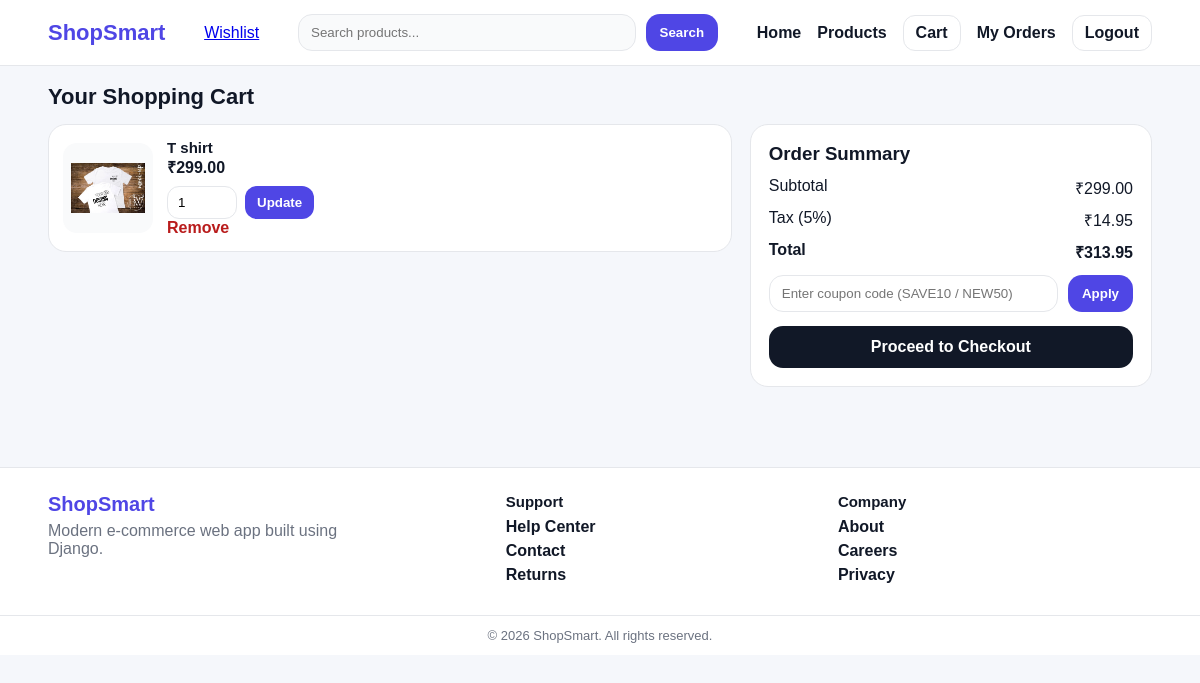
The app's page /cart/ (signed in) with its own data.
### store/models.py (models this page shows, shortened)
class CartItem(models.Model):
    cart = models.ForeignKey(Cart, on_delete=models.CASCADE, related_name="items")
    product = models.ForeignKey(Product, on_delete=models.CASCADE)
    quantity = models.PositiveIntegerField(default=1)

class Product(models.Model):
    category = models.ForeignKey(Category, on_delete=models.CASCADE, related_name="products")
    name = models.CharField(max_length=200)
    price = models.DecimalField(max_digits=10, decimal_places=2)
    description = models.TextField()
    image = models.ImageField(upload_to="products/", blank=True, null=True)
    stock = models.PositiveIntegerField(default=1)

### store/views.py (the view, shortened to what this page needs)
# urls.py: path("cart/", views.cart_view, name="cart"),
@login_required
def cart_view(request):
    cart, created = Cart.objects.get_or_create(user=request.user)
    items = cart.items.all()
    subtotal = sum(item.product.price * item.quantity for item in items)
    tax = subtotal * Decimal("0.05")
    discount = Decimal("0.00")
    coupon_message = ""
    applied_code = request.session.get("coupon_code")
    total = subtotal + tax - discount
    return render(request, "store/cart.html", {
        "items": items,
        "subtotal": subtotal,
        "tax": tax,
        "discount": discount,
        "total": total,
        "coupon_message": coupon_message,
        "applied_code": applied_code
    })

### store/templates/store/cart.html (shortened to what this page needs)
{% extends "store/base.html" %}
{% block content %}
<div class="container">
  <h2 class="cart-title">Your Shopping Cart</h2>
  {% if items %}
  <div class="cart-wrapper">
    <div class="cart-items">
      {% for item in items %}
      <div class="cart-item">
        <div class="cart-item-img">
          {% if item.product.image %}
            <img src="{{ item.product.image.url }}" alt="{{ item.product.name }}">
          {% else %}
            <div class="no-img-sm">🛍️</div>
          {% endif %}
        </div>
        <div class="cart-item-info">
          <h3>{{ item.product.name }}</h3>
          <p><b>₹{{ item.product.price }}</b></p>
          <form method="POST" action="{% url 'update_cart_item' item.id %}" class="qty-form">
            <input type="number" name="quantity" value="{{ item.quantity }}" min="1">
            <button type="submit">Update</button>
          </form>
          <a class="remove-btn" href="{% url 'remove_cart_item' item.id %}">Remove</a>
        </div>
      </div>
      {% endfor %}
    </div>
    <div class="cart-summary">
      <h3>Order Summary</h3>
      <p><span>Subtotal</span><span>₹{{ subtotal|floatformat:2 }}</span></p>
      <p><span>Tax (5%)</span><span>₹{{ tax|floatformat:2 }}</span></p>
      <p class="total"><span>Total</span><span>₹{{ total|floatformat:2 }}</span></p>
<form method="POST" class="coupon-box">
  <input type="text" name="coupon" placeholder="Enter coupon code (SAVE10 / NEW50)" />
  <button type="submit">Apply</button>
</form>
      <a href="{% url 'checkout' %}" class="checkout-btn">Proceed to Checkout</a>
    </div>
  </div>
  {% else %}
    <p>Your cart is empty.</p>
    <a href="{% url 'products' %}" class="btn-primary" style="display:inline-block;margin-top:12px;">
      Explore Products
    </a>
  {% endif %}
</div>
{% endblock %}

### store/static/store/css/style.css (style rules this page uses)
:root { --primary:#4f46e5; --dark:#111827; --gray:#6b7280; --border:#e5e7eb; --bg:#f5f7fb; }
* { margin:0; padding:0; box-sizing:border-box; }
body { font-family: Arial, Helvetica, sans-serif; background:var(--bg); color:var(--dark); }
.container { width:min(1150px, 92%); margin:0 auto; }
.cart-title { font-size:22px; font-weight:900; margin-bottom:12px; }
.cart-wrapper { display:grid; grid-template-columns:1.7fr 1fr; gap:18px; margin-top:14px; }
.cart-items { display:flex; flex-direction:column; gap:14px; }
.cart-item { background:white; border:1px solid var(--border); border-radius:18px; padding:14px; display:flex; gap:14px; align-items:center; }
.cart-item-img { width:90px; height:90px; border-radius:14px; background:#f9fafb; display:flex; align-items:center; justify-content:center; overflow:hidden; }
.cart-item-img img { width:100%; height:100%; object-fit:contain; padding:8px; }
.cart-item-info h3 { font-size:15px; font-weight:900; }
.qty-form { display:flex; gap:8px; margin-top:8px; }
.qty-form input { width:70px; padding:8px 10px; border:1px solid var(--border); border-radius:12px; }
.qty-form button { padding:8px 12px; border:none; background:var(--primary); color:#fff; border-radius:12px; font-weight:800; cursor:pointer; }
.remove-btn { text-decoration:none; color:#b91c1c; font-weight:900; }
.cart-summary { background:white; border:1px solid var(--border); border-radius:18px; padding:18px; }
.cart-summary h3 { font-weight:900; margin-bottom:12px; }
.cart-summary p { display:flex; justify-content:space-between; margin:10px 0; color:var(--dark); }
.cart-summary .total { font-weight:900; }
.checkout-btn { display:block; margin-top:14px; text-align:center; text-decoration:none; background:var(--dark); color:white; padding:12px; border-radius:14px; font-weight:900; }
.coupon-box { display:flex; gap:10px; margin-top:12px; }
.coupon-box input { flex:1; padding:10px 12px; border:1px solid var(--border); border-radius:14px; outline:none; }
.coupon-box button { padding:10px 14px; border:none; border-radius:14px; background:var(--primary); color:white; font-weight:900; cursor:pointer; }

### records on screen
CartItem: product.image (picture), product.name "T shirt", product.price "299.00", quantity "1"

### other values on screen
{{ subtotal|floatformat:2 }} "299.00"
{{ tax|floatformat:2 }} "14.95"
{{ total|floatformat:2 }} "313.95"
